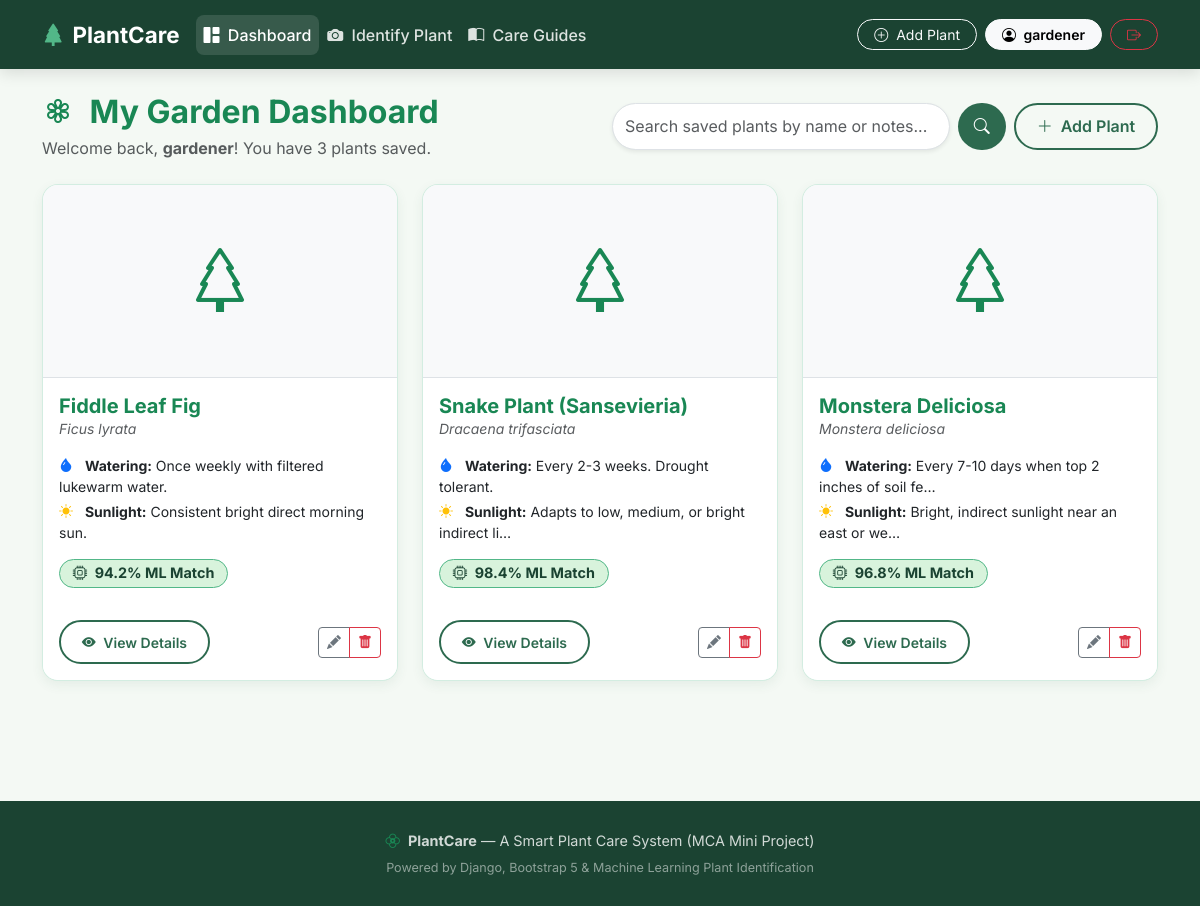
The app's page /dashboard/ (signed in) with its own data.
### dashboard/models.py (models this page shows, shortened)
class SavedPlant(models.Model):
    user = models.ForeignKey(User, on_delete=models.CASCADE, related_name='saved_plants')
    plant_name = models.CharField(max_length=200)
    scientific_name = models.CharField(max_length=200, blank=True)
    plant_image = models.ImageField(upload_to='saved_plants/', blank=True, null=True)
    watering_frequency = models.TextField(blank=True, help_text="e.g. Every 7 days or when top soil dries")
    sunlight_requirement = models.TextField(blank=True, help_text="e.g. Bright indirect sunlight")
    soil_type = models.TextField(blank=True, help_text="e.g. Well-draining potting mix with perlite")
    fertilizer_info = models.TextField(blank=True, help_text="e.g. Liquid fertilizer every 4 weeks in summer")
    confidence_score = models.FloatField(null=True, blank=True, help_text="Score if saved from identification")
    notes = models.TextField(blank=True, help_text="Personal care notes or reminders")
    created_at = models.DateTimeField(auto_now_add=True)
    updated_at = models.DateTimeField(auto_now=True)
    class Meta:
        ordering = ['-created_at']

### dashboard/views.py (the view)
# urls.py: path('dashboard/', views.dashboard_view, name='dashboard'),
@login_required
def dashboard_view(request):
    query = request.GET.get('q', '')
    plants = SavedPlant.objects.filter(user=request.user)
    if query:
        plants = plants.filter(
            Q(plant_name__icontains=query) |
            Q(scientific_name__icontains=query) |
            Q(notes__icontains=query)
        )
    recent_identifications = PlantIdentificationHistory.objects.filter(user=request.user)[:3]
    context = {
        'plants': plants,
        'query': query,
        'total_plants': SavedPlant.objects.filter(user=request.user).count(),
        'recent_identifications': recent_identifications,
        'title': 'My Garden Dashboard - PlantCare'
    }
    return render(request, 'dashboard/dashboard.html', context)

### templates/dashboard/dashboard.html (shortened to what this page needs)
{% extends 'base.html' %}
{% block content %}
<div class="row align-items-center mb-4">
  <div class="col-md-6 mb-3 mb-md-0">
    <h2 class="fw-bold text-success mb-1"><i class="bi bi-flower3 me-2"></i> My Garden Dashboard</h2>
    <p class="text-muted mb-0">Welcome back, <strong>{{ user.username }}</strong>! You have {{ total_plants }} plant{{ total_plants|pluralize }} saved.</p>
  </div>
  <div class="col-md-6">
    <form method="GET" action="{% url 'dashboard' %}" class="d-flex gap-2">
      <input type="text" name="q" value="{{ query }}" class="form-control rounded-pill shadow-sm" placeholder="Search saved plants by name or notes...">
      <button type="submit" class="btn btn-green rounded-pill px-3">
        <i class="bi bi-search"></i>
      </button>
      <a href="{% url 'add_plant' %}" class="btn btn-outline-green rounded-pill text-nowrap">
        <i class="bi bi-plus-lg me-1"></i> Add Plant
      </a>
    </form>
  </div>
</div>
{% if plants %}
  <div class="row g-4 mb-5">
    {% for plant in plants %}
      <div class="col-md-6 col-lg-4">
        <div class="card card-plantcare h-100">
          {% if plant.plant_image %}
            <img src="{{ plant.plant_image.url }}" class="card-img-top" style="height: 200px; object-fit: cover;" alt="{{ plant.plant_name }}">
          {% else %}
            <div class="bg-light text-center py-5 border-bottom">
              <i class="bi bi-tree text-success" style="font-size: 4rem;"></i>
            </div>
          {% endif %}
          <div class="card-body">
            <h5 class="card-title fw-bold text-success mb-1">{{ plant.plant_name }}</h5>
            <p class="card-subtitle text-muted fst-italic mb-3 small">{{ plant.scientific_name|default:"Botanical name unknown" }}</p>
            <div class="small mb-3">
              <div class="mb-1"><i class="bi bi-droplet-fill text-primary me-2"></i> <strong>Watering:</strong> {{ plant.watering_frequency|truncatechars:45|default:"Regular" }}</div>
              <div class="mb-1"><i class="bi bi-sun-fill text-warning me-2"></i> <strong>Sunlight:</strong> {{ plant.sunlight_requirement|truncatechars:45|default:"Bright indirect" }}</div>
            </div>
            {% if plant.confidence_score %}
              <span class="badge badge-confidence mb-3 d-inline-block"><i class="bi bi-cpu me-1"></i> {{ plant.confidence_score }}% ML Match</span>
            {% endif %}
          </div>
          <div class="card-footer bg-white border-top-0 d-flex justify-content-between align-items-center pt-0 pb-3 px-3">
            <a href="{% url 'plant_detail' plant.id %}" class="btn btn-sm btn-outline-green rounded-pill">
              <i class="bi bi-eye-fill me-1"></i> View Details
            </a>
            <div class="btn-group">
              <a href="{% url 'edit_plant' plant.id %}" class="btn btn-sm btn-outline-secondary" title="Edit">
                <i class="bi bi-pencil-fill"></i>
              </a>
              <a href="{% url 'delete_plant' plant.id %}" class="btn btn-sm btn-outline-danger" title="Delete">
                <i class="bi bi-trash-fill"></i>
              </a>
            </div>
          </div>
        </div>
      </div>
    {% endfor %}
  </div>
{% endif %}
{% endblock %}

### templates/base.html (shortened to what this page needs)
{% load static %}
<!DOCTYPE html>
<html lang="en">
<head>
  <link href="https://cdn.jsdelivr.net/npm/bootstrap@5.3.3/dist/css/bootstrap.min.css" rel="stylesheet">
  <link rel="stylesheet" href="https://cdn.jsdelivr.net/npm/bootstrap-icons@1.11.3/font/bootstrap-icons.min.css">
  <link rel="stylesheet" href="{% static 'css/style.css' %}">
</head>
<body>
  {% include 'navbar.html' %}
  <main class="container my-4">
    {% block content %}{% endblock %}
  </main>
  {% include 'footer.html' %}
</body>
</html>

### templates/navbar.html (shortened to what this page needs)
<nav class="navbar navbar-expand-lg navbar-dark navbar-plantcare sticky-top">
  <div class="container">
    <a class="navbar-brand" href="{% url 'home' %}">
      <i class="bi bi-tree-fill"></i> PlantCare
    </a>
    <div class="collapse navbar-collapse" id="plantcareNavbar">
      <ul class="navbar-nav me-auto mb-2 mb-lg-0">
        <li class="nav-item">
          <a class="nav-link {% if request.resolver_match.url_name == 'dashboard' %}active{% endif %}" href="{% url 'dashboard' %}">
            <i class="bi bi-grid-1x2-fill me-1"></i> Dashboard
          </a>
        </li>
        <li class="nav-item">
          <a class="nav-link {% if request.resolver_match.url_name == 'identify_plant' %}active{% endif %}" href="{% url 'identify_plant' %}">
            <i class="bi bi-camera-fill me-1"></i> Identify Plant
          </a>
        </li>
        <li class="nav-item">
          <a class="nav-link {% if request.resolver_match.url_name == 'care_info' %}active{% endif %}" href="{% url 'care_info' %}">
            <i class="bi bi-book-half me-1"></i> Care Guides
          </a>
        </li>
      </ul>
      <div class="d-flex align-items-center gap-2">
        {% if user.is_authenticated %}
          <a href="{% url 'add_plant' %}" class="btn btn-sm btn-outline-light rounded-pill px-3">
            <i class="bi bi-plus-circle me-1"></i> Add Plant
          </a>
          <a href="{% url 'profile' %}" class="btn btn-sm btn-light rounded-pill px-3 fw-semibold">
            <i class="bi bi-person-circle me-1"></i> {{ user.username }}
          </a>
          <a href="{% url 'logout' %}" class="btn btn-sm btn-outline-danger rounded-pill px-3">
            <i class="bi bi-box-arrow-right"></i>
          </a>
        {% else %}
          <a href="{% url 'login' %}" class="btn btn-sm btn-outline-light rounded-pill px-3">Log In</a>
          <a href="{% url 'register' %}" class="btn btn-sm btn-light rounded-pill px-3 text-success fw-bold">Sign Up</a>
        {% endif %}
      </div>
    </div>
  </div>
</nav>

### templates/footer.html
<footer class="footer-plantcare text-center">
  <div class="container">
    <p class="mb-1"><i class="bi bi-flower2 text-success me-1"></i> <strong>PlantCare</strong> &mdash; A Smart Plant Care System (MCA Mini Project)</p>
    <small class="text-white-50">Powered by Django, Bootstrap 5 & Machine Learning Plant Identification</small>
  </div>
</footer>

### static/css/style.css (style rules this page uses)
:root { --primary-dark: #1b4332; --primary-green: #2d6a4f; --accent-green: #40916c; --light-green: #52b788; --soft-mint: #d8f3dc; --bg-sage: #f4f9f4; --text-main: #2b2d42; --text-muted: #6c757d; --card-border: rgba(82, 183, 136, 0.25); --shadow-sm: 0 4px 12px rgba(45, 106, 79, 0.08); --shadow-hover: 0 10px 25px rgba(45, 106, 79, 0.16); }
body { font-family: 'Inter', system-ui, -apple-system, sans-serif; background-color: var(--bg-sage); color: var(--text-main); min-height: 100vh; display: flex; flex-direction: column; }
main { flex: 1; }
.navbar-plantcare { background-color: var(--primary-dark); box-shadow: 0 4px 15px rgba(0, 0, 0, 0.12); padding: 0.8rem 1rem; }
.navbar-plantcare .navbar-brand { font-weight: 700; font-size: 1.4rem; color: #ffffff; display: flex; align-items: center; gap: 0.5rem; }
.navbar-plantcare .navbar-brand i { color: var(--light-green); }
.navbar-plantcare .nav-link { color: rgba(255, 255, 255, 0.85); font-weight: 500; padding: 0.5rem 1rem; border-radius: 8px; transition: all 0.2s ease-in-out; }
.navbar-plantcare .nav-link:hover, .navbar-plantcare .nav-link.active { color: #ffffff; background-color: rgba(255, 255, 255, 0.12); }
.card-plantcare { background: #ffffff; border: 1px solid var(--card-border); border-radius: 16px; box-shadow: var(--shadow-sm); transition: transform 0.25s ease, box-shadow 0.25s ease; overflow: hidden; }
.btn-green { background-color: var(--primary-green); color: #ffffff; font-weight: 600; border: none; padding: 0.65rem 1.4rem; border-radius: 10px; transition: all 0.2s ease; }
.btn-outline-green { border: 2px solid var(--primary-green); color: var(--primary-green); font-weight: 600; padding: 0.6rem 1.3rem; border-radius: 10px; transition: all 0.2s ease; }
.badge-confidence { background-color: var(--soft-mint); color: var(--primary-dark); font-weight: 700; font-size: 0.9rem; padding: 0.4rem 0.8rem; border-radius: 20px; border: 1px solid var(--light-green); }
.footer-plantcare { background-color: var(--primary-dark); color: rgba(255, 255, 255, 0.8); padding: 1.8rem 0; margin-top: 3rem; font-size: 0.9rem; }

### records on screen
SavedPlant: plant_name "Fiddle Leaf Fig", scientific_name "Ficus lyrata", watering_frequency "Once weekly with filtered lukewarm water.", sunlight_requirement "Consistent bright direct morning sun.", confidence_score "94.2"
SavedPlant: plant_name "Snake Plant (Sansevieria)", scientific_name "Dracaena trifasciata", watering_frequency "Every 2-3 weeks. Drought tolerant.", sunlight_requirement "Adapts to low, medium, or bright indirect li…", confidence_score "98.4"
SavedPlant: plant_name "Monstera Deliciosa", scientific_name "Monstera deliciosa", watering_frequency "Every 7-10 days when top 2 inches of soil fe…", sunlight_requirement "Bright, indirect sunlight near an east or we…", confidence_score "96.8"

### other values on screen
{{ user.username }} "gardener"
{{ total_plants }} "3"
